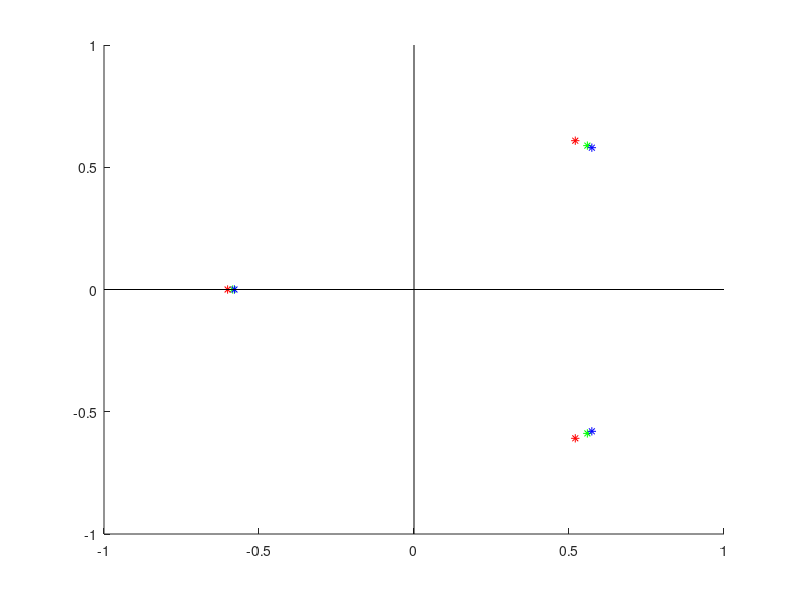

The MATLAB source for this figure: (Note: this script raises an error after producing the figure.)
% Stability analysis
clc; 
clear all;
%% Loading Data
% Let's get the parameters for the case highlighted in the paper.
load('parameters.mat'); 

%% Equilibrium Points
% This creates the polynomial whose roots are the equilibrium points of our
% system. The system being non-linear did not make this easy, dammit !
b = 1/(1-beta);
coeffs = [(1- gamma*mu*b), (1 - gamma*eta*b), (1+gamma*mu*b), (alpha+delta-gamma*eta*b)]
eq_points = roots(coeffs)

%% Evaluating Stability of Eq. points 
% Now we need to find the eigenvalues associated to the Jacobian 
% evaluated at each of these points.
eigenvalues = zeros(length(eq_points), 3);  
for idx = 1:length(eq_points)
    eq_point = eq_points(idx);
    fprintf("For eq_point: %f\n", eq_point); 
    big_term = 2*eq_point*alpha/(1+eq_point^2); 
    Jac_coeffs = [1, -beta-big_term, - alpha*beta*big_term +gamma*mu]; 
    eigenvalues(idx, :) = roots(Jac_coeffs); 
    fprintf("We have eigenvalues: [%f, %f, %f] \n", eigenvalues(idx, :));
end

%% Plotting Eq. points
% Let's plot what we've got! Seeing each point will show us if what kind of
% stability we're dealing with here.
hold on;
plot(real(eigenvalues(1, :)), imag(eigenvalues(1, :)), 'g*', ...
     real(eigenvalues(2, :)), imag(eigenvalues(2, :)), 'r*', ...
     real(eigenvalues(3, :)), imag(eigenvalues(3, :)), 'b*')
plot([0,0], [-1, 1], 'black', [-1, 1], [0,0], 'black')  % Plotting the axes
legend(string(eq_points))
grid on; 
title('Eigenvalues of the Jacobian')
subtitle('Evaluated at the equilibrium points')